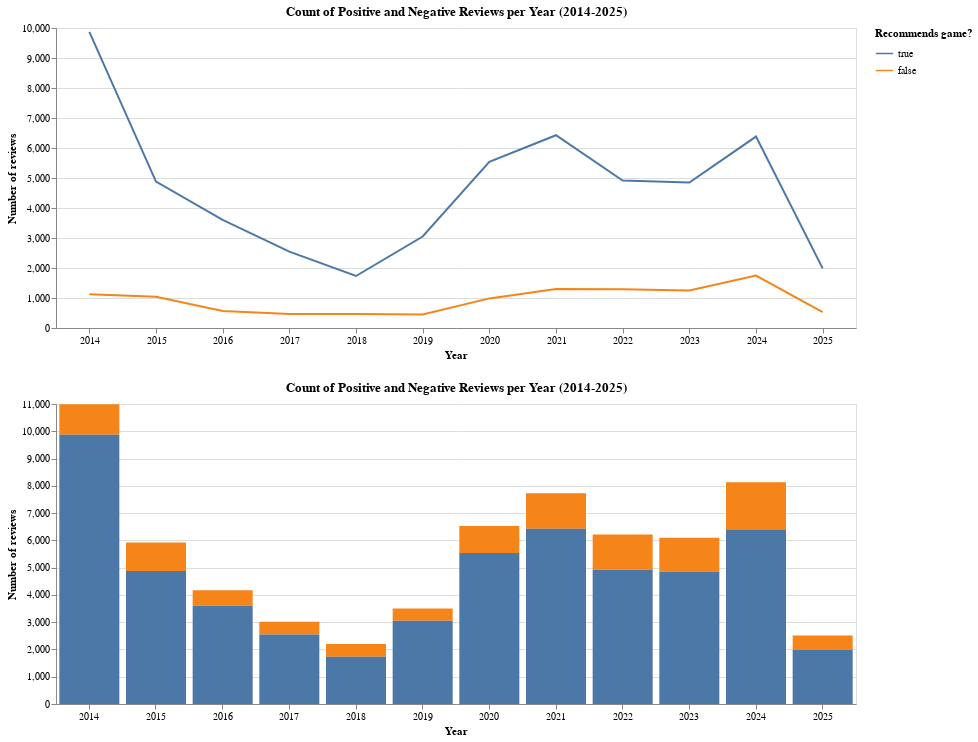

Notebook cell for this chart:
### Code cell
yr_props = reviews.groupby(['year', 'voted_up'])[['review']].count().reset_index()
yr_props['total_reviews'] = yr_props.groupby('year')['review'].transform('sum')
yr_props['proportion'] = yr_props['review'] / yr_props['total_reviews']

yr_count_dist_line = alt.Chart(yr_props).mark_line().encode(
    alt.X('year:N', axis=alt.Axis(labelAngle=0)).title('Year'),
    alt.Y('review').title('Number of reviews'),
    alt.Color('voted_up', legend=alt.Legend(title='Recommends game?', symbolSize=300), sort=[True, False])
).properties(
    width=800,
    height=300,
    title="Count of Positive and Negative Reviews per Year (2014-2025)"
)

yr_count_dist_bar = alt.Chart(yr_props).mark_bar().encode(
    alt.X('year:N', axis=alt.Axis(labelAngle=0)).title('Year'),
    alt.Y('review').title('Number of reviews'),
    alt.Color('voted_up', legend=alt.Legend(title='Recommends game?', symbolSize=300), sort=[True, False])
).properties(
    width=800,
    height=300,
    title="Count of Positive and Negative Reviews per Year (2014-2025)"
)

(
    (yr_count_dist_line & yr_count_dist_bar)
)

### Figure 1 — Vega-Lite specification as saved in the notebook (floating-point values rounded to 4 significant figures)
{"config": {"view": {"continuousWidth": 300, "continuousHeight": 300}}, "vconcat": [{"mark": {"type": "line"}, "encoding": {"color": {"field": "voted_up", "legend": {"symbolSize": 300, "title": "Recommends game?"}, "sort": [true, false], "type": "nominal"}, "x": {"axis": {"labelAngle": 0}, "field": "year", "title": "Year", "type": "nominal"}, "y": {"field": "review", "title": "Number of reviews", "type": "quantitative"}}, "height": 300, "title": "Count of Positive and Negative Reviews per Year (2014-2025)", "width": 800}, {"mark": {"type": "bar"}, "encoding": {"color": {"field": "voted_up", "legend": {"symbolSize": 300, "title": "Recommends game?"}, "sort": [true, false], "type": "nominal"}, "x": {"axis": {"labelAngle": 0}, "field": "year", "title": "Year", "type": "nominal"}, "y": {"field": "review", "title": "Number of reviews", "type": "quantitative"}}, "height": 300, "title": "Count of Positive and Negative Reviews per Year (2014-2025)", "width": 800}], "data": {"name": "data-75b80e95f1a65bbdcb410a2843117f52"}, "$schema": "https://vega.github.io/schema/vega-lite/v5.16.3.json", "datasets": {"data-75b80e95f1a65bbdcb410a2843117f52": [{"year": 2014, "voted_up": false, "review": 1122, "total_reviews": 10990, "proportion": 0.1021}, {"year": 2014, "voted_up": true, "review": 9868, "total_reviews": 10990, "proportion": 0.8979}, {"year": 2015, "voted_up": false, "review": 1039, "total_reviews": 5919, "proportion": 0.1755}, {"year": 2015, "voted_up": true, "review": 4880, "total_reviews": 5919, "proportion": 0.8245}, {"year": 2016, "voted_up": false, "review": 570, "total_reviews": 4175, "proportion": 0.1365}, {"year": 2016, "voted_up": true, "review": 3605, "total_reviews": 4175, "proportion": 0.8635}, {"year": 2017, "voted_up": false, "review": 467, "total_reviews": 3013, "proportion": 0.155}, {"year": 2017, "voted_up": true, "review": 2546, "total_reviews": 3013, "proportion": 0.845}, {"year": 2018, "voted_up": false, "review": 464, "total_reviews": 2197, "proportion": 0.2112}, {"year": 2018, "voted_up": true, "review": 1733, "total_reviews": 2197, "proportion": 0.7888}, {"year": 2019, "voted_up": false, "review": 449, "total_reviews": 3498, "proportion": 0.1284}, {"year": 2019, "voted_up": true, "review": 3049, "total_reviews": 3498, "proportion": 0.8716}, {"year": 2020, "voted_up": false, "review": 987, "total_reviews": 6523, "proportion": 0.1513}, {"year": 2020, "voted_up": true, "review": 5536, "total_reviews": 6523, "proportion": 0.8487}, {"year": 2021, "voted_up": false, "review": 1302, "total_reviews": 7727, "proportion": 0.1685}, {"year": 2021, "voted_up": true, "review": 6425, "total_reviews": 7727, "proportion": 0.8315}, {"year": 2022, "voted_up": false, "review": 1294, "total_reviews": 6212, "proportion": 0.2083}, {"year": 2022, "voted_up": true, "review": 4918, "total_reviews": 6212, "proportion": 0.7917}, {"year": 2023, "voted_up": false, "review": 1250, "total_reviews": 6099, "proportion": 0.205}, {"year": 2023, "voted_up": true, "review": 4849, "total_reviews": 6099, "proportion": 0.795}, {"year": 2024, "voted_up": false, "review": 1750, "total_reviews": 8131, "proportion": 0.2152}, {"year": 2024, "voted_up": true, "review": 6381, "total_reviews": 8131, "proportion": 0.7848}, {"year": 2025, "voted_up": false, "review": 528, "total_reviews": 2515, "proportion": 0.2099}, {"year": 2025, "voted_up": true, "review": 1987, "total_reviews": 2515, "proportion": 0.7901}]}}
